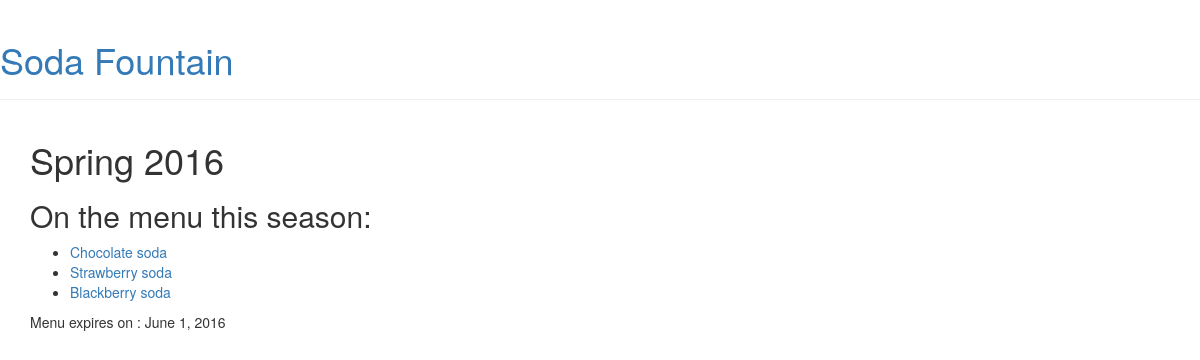
Page /menu/4/ on the committed database.
### menu/models.py (models this page shows, shortened)
class Menu(models.Model):
    season = models.CharField(max_length=20)
    items = models.ManyToManyField('Item', related_name='items')
    created_date = models.DateTimeField(default=timezone.now)
    expiration_date = models.DateTimeField(blank=True, null=True)

class Item(models.Model):
    name = models.CharField(max_length=200)
    description = models.TextField()
    chef = models.ForeignKey('auth.User', on_delete=models.CASCADE,)
    created_date = models.DateTimeField(default=timezone.now)
    standard = models.BooleanField(default=False)
    ingredients = models.ManyToManyField('Ingredient',
                                        related_name='ingredients')
    def __str__(self):
        return self.name

### menu/views.py (the view)
# urls.py: url(r'^menu/(?P<pk>\d+)/$', views.menu_detail, name='menu_detail'),
def menu_detail(request, pk):
    menu = Menu.objects.get(pk=pk)
    return render(request, 'menu/menu_detail.html', {'menu': menu})

### menu/templates/menu/menu_detail.html (shortened to what this page needs)
{% extends 'layout.html' %}
{% block content %}
<div class="content container">
    <div class="row">
        <div class="col-md-8">
            <div class="post">
                <h1>
                    {{ menu.season }}
                </h1>
                <h2>On the menu this season:</h2>
                <ul>
                    {% for item in menu.items.all %}
                        <li><a href="{% url 'menu:item_detail' pk=item.pk %}">{{ item }}</a></li>
                    {% endfor %}
                </ul>
                {% if menu.expiration_date %}
                    <div class="date">
                        Menu expires on : {{ menu.expiration_date|date:"F j, Y" }}
                    </div>
                {% endif %}
            </div>
        </div>
    </div>
</div>
{% endblock %}

### rows in the picture
Menu: season "Spring 2016", expiration_date "June 1, 2016"
Item: name "Chocolate soda"
Item: name "Strawberry soda"
Item: name "Blackberry soda"
